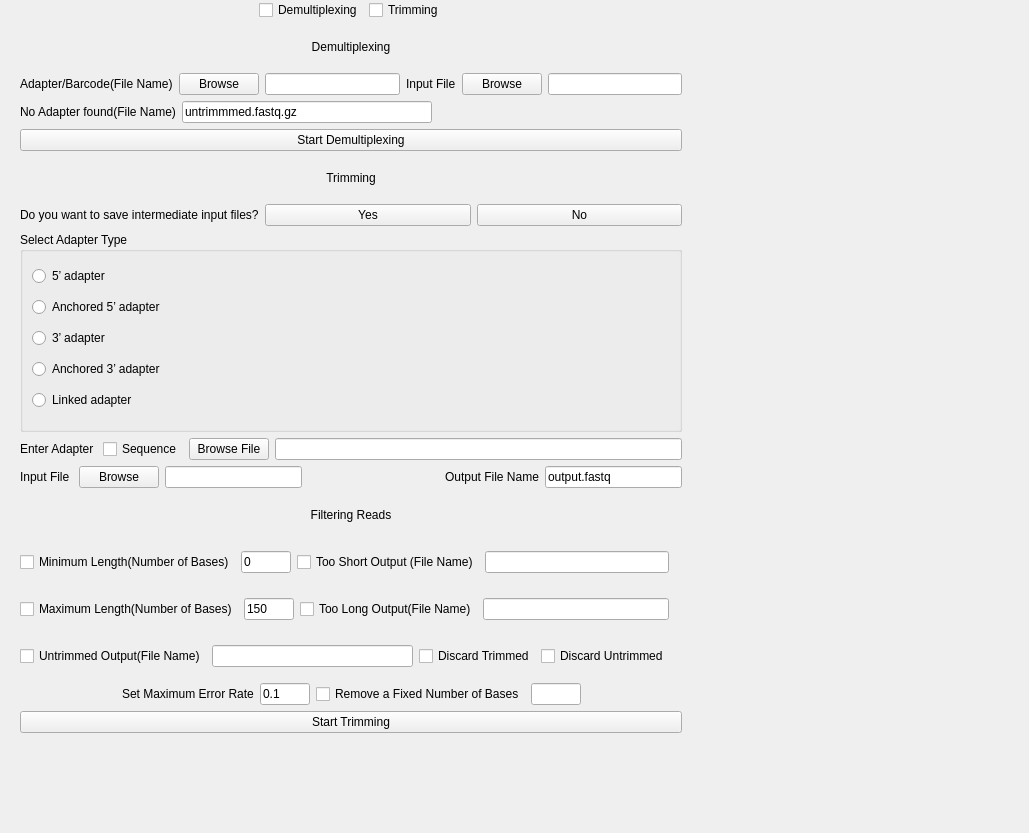
<?xml version="1.0" encoding="UTF-8"?>
<ui version="4.0">
 <class>MainWindow</class>
 <widget class="QMainWindow" name="MainWindow">
  <property name="geometry">
   <rect>
    <x>0</x>
    <y>0</y>
    <width>1029</width>
    <height>833</height>
   </rect>
  </property>
  <property name="windowTitle">
   <string>MainWindow</string>
  </property>
  <widget class="QWidget" name="centralwidget">
   <widget class="QWidget" name="verticalLayoutWidget">
    <property name="geometry">
     <rect>
      <x>20</x>
      <y>0</y>
      <width>662</width>
      <height>733</height>
     </rect>
    </property>
    <layout class="QVBoxLayout" name="verticalLayout">
     <item>
      <layout class="QHBoxLayout" name="horizontalLayout_3">
       <item>
        <spacer name="horizontalSpacer">
         <property name="orientation">
          <enum>Qt::Horizontal</enum>
         </property>
         <property name="sizeHint" stdset="0">
          <size>
           <width>40</width>
           <height>20</height>
          </size>
         </property>
        </spacer>
       </item>
       <item>
        <widget class="QCheckBox" name="checkBox_2">
         <property name="text">
          <string>Demultiplexing</string>
         </property>
        </widget>
       </item>
       <item>
        <widget class="QCheckBox" name="checkBox_5">
         <property name="text">
          <string>Trimming</string>
         </property>
        </widget>
       </item>
       <item>
        <spacer name="horizontalSpacer_2">
         <property name="orientation">
          <enum>Qt::Horizontal</enum>
         </property>
         <property name="sizeHint" stdset="0">
          <size>
           <width>40</width>
           <height>20</height>
          </size>
         </property>
        </spacer>
       </item>
      </layout>
     </item>
     <item>
      <widget class="QLabel" name="label_10">
       <property name="text">
        <string>Demultiplexing</string>
       </property>
       <property name="alignment">
        <set>Qt::AlignCenter</set>
       </property>
      </widget>
     </item>
     <item>
      <layout class="QHBoxLayout" name="horizontalLayout_4">
       <item>
        <widget class="QLabel" name="label_4">
         <property name="text">
          <string>Adapter/Barcode(File Name)</string>
         </property>
        </widget>
       </item>
       <item>
        <widget class="QPushButton" name="pushButton_6">
         <property name="text">
          <string>Browse</string>
         </property>
        </widget>
       </item>
       <item>
        <widget class="QLineEdit" name="lineEdit_3"/>
       </item>
       <item>
        <widget class="QLabel" name="label_6">
         <property name="text">
          <string>Input File</string>
         </property>
        </widget>
       </item>
       <item>
        <widget class="QPushButton" name="pushButton_2">
         <property name="text">
          <string>Browse</string>
         </property>
        </widget>
       </item>
       <item>
        <widget class="QLineEdit" name="lineEdit_5"/>
       </item>
      </layout>
     </item>
     <item>
      <layout class="QHBoxLayout" name="horizontalLayout_5">
       <item>
        <widget class="QLabel" name="label_5">
         <property name="text">
          <string>No Adapter found(File Name)</string>
         </property>
        </widget>
       </item>
       <item>
        <widget class="QLineEdit" name="lineEdit_4">
         <property name="text">
          <string>untrimmmed.fastq.gz</string>
         </property>
        </widget>
       </item>
       <item>
        <spacer name="horizontalSpacer_3">
         <property name="orientation">
          <enum>Qt::Horizontal</enum>
         </property>
         <property name="sizeHint" stdset="0">
          <size>
           <width>40</width>
           <height>20</height>
          </size>
         </property>
        </spacer>
       </item>
      </layout>
     </item>
     <item>
      <widget class="QPushButton" name="pushButton_4">
       <property name="text">
        <string>Start Demultiplexing</string>
       </property>
      </widget>
     </item>
     <item>
      <widget class="QLabel" name="label_7">
       <property name="text">
        <string>Trimming</string>
       </property>
       <property name="alignment">
        <set>Qt::AlignCenter</set>
       </property>
      </widget>
     </item>
     <item>
      <layout class="QHBoxLayout" name="horizontalLayout">
       <item>
        <widget class="QLabel" name="label_3">
         <property name="text">
          <string>Do you want to save intermediate input files?</string>
         </property>
        </widget>
       </item>
       <item>
        <widget class="QPushButton" name="pushButton_7">
         <property name="text">
          <string>Yes</string>
         </property>
        </widget>
       </item>
       <item>
        <widget class="QPushButton" name="pushButton_8">
         <property name="text">
          <string>No</string>
         </property>
        </widget>
       </item>
      </layout>
     </item>
     <item>
      <widget class="QGroupBox" name="groupBox">
       <property name="minimumSize">
        <size>
         <width>0</width>
         <height>200</height>
        </size>
       </property>
       <property name="title">
        <string>Select Adapter Type</string>
       </property>
       <property name="flat">
        <bool>false</bool>
       </property>
       <property name="checkable">
        <bool>false</bool>
       </property>
       <layout class="QVBoxLayout" name="verticalLayout_3">
        <item>
         <widget class="QRadioButton" name="radioButton_2">
          <property name="text">
           <string>5’ adapter</string>
          </property>
         </widget>
        </item>
        <item>
         <widget class="QRadioButton" name="radioButton_5">
          <property name="text">
           <string>Anchored 5’ adapter</string>
          </property>
         </widget>
        </item>
        <item>
         <widget class="QRadioButton" name="radioButton">
          <property name="text">
           <string>3’ adapter</string>
          </property>
         </widget>
        </item>
        <item>
         <widget class="QRadioButton" name="radioButton_3">
          <property name="text">
           <string>Anchored 3’ adapter</string>
          </property>
         </widget>
        </item>
        <item>
         <widget class="QRadioButton" name="radioButton_6">
          <property name="text">
           <string>Linked adapter</string>
          </property>
         </widget>
        </item>
       </layout>
      </widget>
     </item>
     <item>
      <layout class="QHBoxLayout" name="horizontalLayout_7">
       <item>
        <widget class="QLabel" name="label_8">
         <property name="text">
          <string>Enter Adapter </string>
         </property>
        </widget>
       </item>
       <item>
        <widget class="QCheckBox" name="checkBox_3">
         <property name="text">
          <string>Sequence</string>
         </property>
        </widget>
       </item>
       <item>
        <widget class="QPushButton" name="pushButton">
         <property name="text">
          <string>Browse File</string>
         </property>
        </widget>
       </item>
       <item>
        <widget class="QLineEdit" name="lineEdit_6">
         <property name="text">
          <string/>
         </property>
        </widget>
       </item>
      </layout>
     </item>
     <item>
      <layout class="QHBoxLayout" name="horizontalLayout_10">
       <item>
        <widget class="QLabel" name="label_9">
         <property name="text">
          <string>Input File </string>
         </property>
        </widget>
       </item>
       <item>
        <widget class="QPushButton" name="pushButton_3">
         <property name="text">
          <string>Browse</string>
         </property>
        </widget>
       </item>
       <item>
        <widget class="QLineEdit" name="lineEdit_7"/>
       </item>
       <item>
        <spacer name="horizontalSpacer_5">
         <property name="orientation">
          <enum>Qt::Horizontal</enum>
         </property>
         <property name="sizeHint" stdset="0">
          <size>
           <width>40</width>
           <height>20</height>
          </size>
         </property>
        </spacer>
       </item>
       <item>
        <widget class="QLabel" name="label_11">
         <property name="text">
          <string>Output File Name</string>
         </property>
        </widget>
       </item>
       <item>
        <widget class="QLineEdit" name="lineEdit_9">
         <property name="text">
          <string>output.fastq</string>
         </property>
        </widget>
       </item>
      </layout>
     </item>
     <item>
      <widget class="QLabel" name="label_14">
       <property name="text">
        <string>Filtering Reads</string>
       </property>
       <property name="alignment">
        <set>Qt::AlignCenter</set>
       </property>
      </widget>
     </item>
     <item>
      <layout class="QHBoxLayout" name="horizontalLayout_11">
       <item>
        <widget class="QCheckBox" name="checkBox_4">
         <property name="text">
          <string>Minimum Length(Number of Bases)</string>
         </property>
        </widget>
       </item>
       <item>
        <widget class="QLineEdit" name="lineEdit_10">
         <property name="maximumSize">
          <size>
           <width>50</width>
           <height>16777215</height>
          </size>
         </property>
         <property name="text">
          <string>0</string>
         </property>
        </widget>
       </item>
       <item>
        <widget class="QCheckBox" name="checkBox_6">
         <property name="text">
          <string>Too Short Output (File Name)</string>
         </property>
        </widget>
       </item>
       <item>
        <widget class="QLineEdit" name="lineEdit_11"/>
       </item>
       <item>
        <widget class="QLabel" name="label">
         <property name="text">
          <string/>
         </property>
        </widget>
       </item>
      </layout>
     </item>
     <item>
      <layout class="QHBoxLayout" name="horizontalLayout_12">
       <item>
        <widget class="QCheckBox" name="checkBox_7">
         <property name="text">
          <string>Maximum Length(Number of Bases)</string>
         </property>
        </widget>
       </item>
       <item>
        <widget class="QLineEdit" name="lineEdit_12">
         <property name="maximumSize">
          <size>
           <width>50</width>
           <height>16777215</height>
          </size>
         </property>
         <property name="text">
          <string>150</string>
         </property>
        </widget>
       </item>
       <item>
        <widget class="QCheckBox" name="checkBox_8">
         <property name="text">
          <string>Too Long Output(File Name)</string>
         </property>
        </widget>
       </item>
       <item>
        <widget class="QLineEdit" name="lineEdit_13"/>
       </item>
       <item>
        <widget class="QLabel" name="label_12">
         <property name="text">
          <string/>
         </property>
        </widget>
       </item>
      </layout>
     </item>
     <item>
      <layout class="QHBoxLayout" name="horizontalLayout_13">
       <item>
        <widget class="QCheckBox" name="checkBox_9">
         <property name="text">
          <string>Untrimmed Output(File Name)</string>
         </property>
        </widget>
       </item>
       <item>
        <widget class="QLineEdit" name="lineEdit_14"/>
       </item>
       <item>
        <widget class="QCheckBox" name="checkBox_10">
         <property name="text">
          <string>Discard Trimmed</string>
         </property>
        </widget>
       </item>
       <item>
        <widget class="QCheckBox" name="checkBox_11">
         <property name="text">
          <string>Discard Untrimmed</string>
         </property>
        </widget>
       </item>
       <item>
        <widget class="QLabel" name="label_13">
         <property name="text">
          <string/>
         </property>
        </widget>
       </item>
      </layout>
     </item>
     <item>
      <layout class="QHBoxLayout" name="horizontalLayout_6">
       <item>
        <spacer name="horizontalSpacer_6">
         <property name="orientation">
          <enum>Qt::Horizontal</enum>
         </property>
         <property name="sizeHint" stdset="0">
          <size>
           <width>40</width>
           <height>20</height>
          </size>
         </property>
        </spacer>
       </item>
       <item>
        <widget class="QLabel" name="label_2">
         <property name="maximumSize">
          <size>
           <width>150</width>
           <height>16777215</height>
          </size>
         </property>
         <property name="text">
          <string>Set Maximum Error Rate</string>
         </property>
        </widget>
       </item>
       <item>
        <widget class="QLineEdit" name="lineEdit">
         <property name="maximumSize">
          <size>
           <width>50</width>
           <height>16777215</height>
          </size>
         </property>
         <property name="text">
          <string>0.1</string>
         </property>
        </widget>
       </item>
       <item>
        <widget class="QCheckBox" name="checkBox">
         <property name="text">
          <string>Remove a Fixed Number of Bases</string>
         </property>
        </widget>
       </item>
       <item>
        <widget class="QLineEdit" name="lineEdit_2">
         <property name="maximumSize">
          <size>
           <width>50</width>
           <height>16777215</height>
          </size>
         </property>
        </widget>
       </item>
       <item>
        <spacer name="horizontalSpacer_4">
         <property name="orientation">
          <enum>Qt::Horizontal</enum>
         </property>
         <property name="sizeHint" stdset="0">
          <size>
           <width>40</width>
           <height>20</height>
          </size>
         </property>
        </spacer>
       </item>
      </layout>
     </item>
     <item>
      <widget class="QPushButton" name="pushButton_5">
       <property name="text">
        <string>Start Trimming</string>
       </property>
      </widget>
     </item>
    </layout>
   </widget>
  </widget>
 </widget>
 <resources/>
 <connections/>
</ui>
